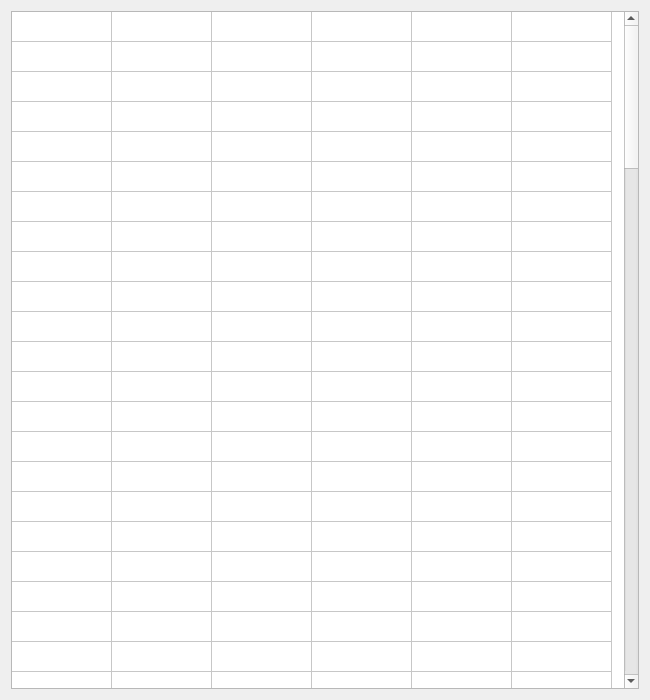
<?xml version="1.0" encoding="UTF-8"?>
<ui version="4.0">
 <class>CoaterDataWidgetClass</class>
 <widget class="QMainWindow" name="CoaterDataWidgetClass">
  <property name="geometry">
   <rect>
    <x>0</x>
    <y>0</y>
    <width>650</width>
    <height>700</height>
   </rect>
  </property>
  <property name="windowTitle">
   <string>CoaterDataWidget</string>
  </property>
  <widget class="QWidget" name="centralWidget">
   <layout class="QVBoxLayout" name="verticalLayout">
    <item>
     <widget class="QTableWidget" name="TableData">
      <property name="editTriggers">
       <set>QAbstractItemView::NoEditTriggers</set>
      </property>
      <property name="rowCount">
       <number>100</number>
      </property>
      <property name="columnCount">
       <number>6</number>
      </property>
      <attribute name="horizontalHeaderVisible">
       <bool>false</bool>
      </attribute>
      <attribute name="verticalHeaderVisible">
       <bool>false</bool>
      </attribute>
      <row/>
      <row/>
      <row/>
      <row/>
      <row/>
      <row/>
      <row/>
      <row/>
      <row/>
      <row/>
      <row/>
      <row/>
      <row/>
      <row/>
      <row/>
      <row/>
      <row/>
      <row/>
      <row/>
      <row/>
      <row/>
      <row/>
      <row/>
      <row/>
      <row/>
      <row/>
      <row/>
      <row/>
      <row/>
      <row/>
      <row/>
      <row/>
      <row/>
      <row/>
      <row/>
      <row/>
      <row/>
      <row/>
      <row/>
      <row/>
      <row/>
      <row/>
      <row/>
      <row/>
      <row/>
      <row/>
      <row/>
      <row/>
      <row/>
      <row/>
      <row/>
      <row/>
      <row/>
      <row/>
      <row/>
      <row/>
      <row/>
      <row/>
      <row/>
      <row/>
      <row/>
      <row/>
      <row/>
      <row/>
      <row/>
      <row/>
      <row/>
      <row/>
      <row/>
      <row/>
      <row/>
      <row/>
      <row/>
      <row/>
      <row/>
      <row/>
      <row/>
      <row/>
      <row/>
      <row/>
      <row/>
      <row/>
      <row/>
      <row/>
      <row/>
      <row/>
      <row/>
      <row/>
      <row/>
      <row/>
      <row/>
      <row/>
      <row/>
      <row/>
      <row/>
      <row/>
      <row/>
      <row/>
      <row/>
      <row/>
      <column/>
      <column/>
      <column/>
      <column/>
      <column/>
      <column/>
      <item row="0" column="0">
       <property name="text">
        <string/>
       </property>
      </item>
      <item row="0" column="1">
       <property name="text">
        <string/>
       </property>
      </item>
      <item row="0" column="2">
       <property name="text">
        <string/>
       </property>
      </item>
      <item row="1" column="0">
       <property name="text">
        <string/>
       </property>
      </item>
      <item row="1" column="1">
       <property name="text">
        <string/>
       </property>
      </item>
      <item row="1" column="2">
       <property name="text">
        <string/>
       </property>
      </item>
     </widget>
    </item>
   </layout>
  </widget>
 </widget>
 <layoutdefault spacing="6" margin="11"/>
 <resources/>
 <connections/>
</ui>
